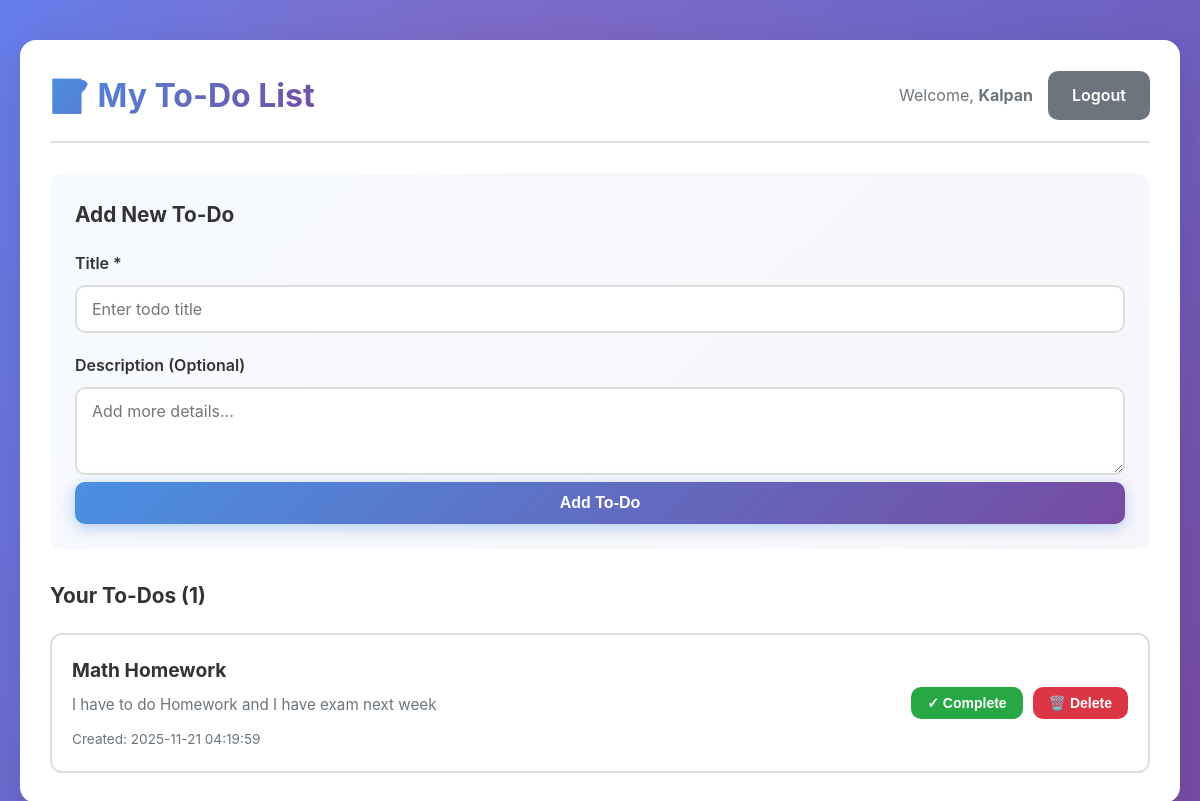
The app's page /dashboard.php (signed in) with its own data.
### tables this page shows
CREATE TABLE todos (
            id INTEGER PRIMARY KEY AUTOINCREMENT,
            user_id INTEGER NOT NULL,
            title TEXT NOT NULL,
            description TEXT,
            completed INTEGER DEFAULT 0,
            created_at DATETIME DEFAULT CURRENT_TIMESTAMP,
            FOREIGN KEY (user_id) REFERENCES users(id)
        );

### security.php (called while the page is built, shortened)
<?php
class Security {
    public static function escapeHTML($string) {
        return htmlspecialchars($string, ENT_QUOTES, 'UTF-8');
    }
}
?>

### database.php (called while the page is built, shortened)
<?php
class Database {
    private static $pdo = null;
    public static function getConnection() {
        if (self::$pdo === null) {
            try {
                self::$pdo = new PDO('sqlite:' . DB_FILE);
                self::$pdo->setAttribute(PDO::ATTR_ERRMODE, PDO::ERRMODE_EXCEPTION);
                self::$pdo->setAttribute(PDO::ATTR_EMULATE_PREPARES, false);
            } catch (PDOException $e) {
                die("Database connection failed: " . $e->getMessage());
            }
        }
        return self::$pdo;
    }
    public static function getTodos($userId) {
        $pdo = self::getConnection();
        $stmt = $pdo->prepare("SELECT * FROM todos WHERE user_id = :user_id ORDER BY created_at DESC");
        $stmt->execute([':user_id' => $userId]);
        return $stmt->fetchAll(PDO::FETCH_ASSOC);
    }
}
?>

### dashboard.php (the view, shortened to what this page needs)
<?php
require_once 'security.php';
require_once 'database.php';
$userId = $_SESSION['user_id'];
$username = $_SESSION['username'];
$todos = Database::getTodos($userId);
?>
<!DOCTYPE html>
<html lang="en">
<head>
    <link rel="stylesheet" href="styles.css">
</head>
<body>
    <div class="container">
        <div class="dashboard">
            <div class="header">
                <h1>📝 My To-Do List</h1>
                <div class="user-info">
                    <span>Welcome, <strong><?php echo Security::escapeHTML($username); ?></strong></span>
                    <a href="logout.php" class="btn btn-secondary">Logout</a>
                </div>
            </div>
            <div class="add-todo-section">
                <h2>Add New To-Do</h2>
                <form method="POST" action="" class="add-todo-form">
                    <div class="form-group">
                        <label for="title">Title *</label>
                        <input
                            type="text"
                            id="title"
                            name="title"
                            required
                            placeholder="Enter todo title"
                            maxlength="200">
                    </div>
                    <div class="form-group">
                        <label for="description">Description (Optional)</label>
                        <textarea
                            id="description"
                            name="description"
                            rows="3"
                            placeholder="Add more details..."
                            maxlength="500"></textarea>
                    </div>
                    <button type="submit" name="add_todo" class="btn btn-primary">Add To-Do</button>
                </form>
            </div>
            <div class="todo-list-section">
                <h2>Your To-Dos (<?php echo count($todos); ?>)</h2>
                <?php if (empty($todos)): ?>
                    <p class="no-todos">No todos yet! Add one above to get started.</p>
                <?php else: ?>
                    <div class="todo-list">
                        <?php foreach ($todos as $todo): ?>
                            <div class="todo-item <?php echo $todo['completed'] ? 'completed' : ''; ?>">
                                <div class="todo-content">
                                    <h3><?php echo Security::escapeHTML($todo['title']); ?></h3>
                                    <?php if (!empty($todo['description'])): ?>
                                        <p><?php echo Security::escapeHTML($todo['description']); ?></p>
                                    <?php endif; ?>
                                    <small class="todo-date">
                                        Created: <?php echo Security::escapeHTML($todo['created_at']); ?>
                                    </small>
                                </div>
                                <div class="todo-actions">
                                    <form method="POST" action="" style="display:inline;">
                                        <button
                                            type="submit"
                                            name="toggle_todo"
                                            class="btn btn-small btn-toggle"
                                            data-tooltip="<?php echo $todo['completed'] ? 'Mark as incomplete' : 'Mark as complete'; ?>">
                                            <?php echo $todo['completed'] ? '↩️ Undo' : '✓ Complete'; ?>
                                        </button>
                                    </form>
                                    <form method="POST" action="" style="display:inline;">
                                        <button
                                            type="submit"
                                            name="delete_todo"
                                            class="btn btn-small btn-danger"
                                            onclick="return confirm('Are you sure you want to delete this todo?');"
                                            data-tooltip="Delete this todo">
                                            🗑️ Delete
                                        </button>
                                    </form>
                                </div>
                            </div>
                        <?php endforeach; ?>
                    </div>
                <?php endif; ?>
            </div>
        </div>
    </div>
</body>
</html>

### styles.css (style rules this page uses)
:root { --primary-color: #4A90E2; --primary-dark: #357ABD; --secondary-color: #6c757d; --success-color: #28a745; --danger-color: #dc3545; --warning-color: #ffc107; --light-bg: #f8f9fa; --dark-text: #333; --border-color: #ddd; --shadow: 0 2px 8px rgba(0,0,0,0.1); --shadow-hover: 0 4px 12px rgba(0,0,0,0.15); }
* { margin: 0; padding: 0; box-sizing: border-box; }
body { font-family: -apple-system, BlinkMacSystemFont, 'Segoe UI', Roboto, 'Helvetica Neue', Arial, sans-serif; background: #000; min-height: 100vh; padding: 20px; color: var(--dark-text); line-height: 1.6; position: relative; overflow-x: hidden; }
body::before { content: ''; position: fixed; top: 0; left: 0; width: 100%; height: 100%; background: linear-gradient(135deg, #667eea 0%, #764ba2 100%); z-index: -3; }
body::after { content: ''; position: fixed; top: 0; left: 0; width: 100%; height: 100%; background: radial-gradient(circle at 20% 50%, rgba(102, 126, 234, 0.2) 0%, transparent 50%), radial-gradient(circle at 80% 80%, rgba(118, 75, 162, 0.2) 0%, transparent 50%), radial-gradient(circle at 40% 20%, rgba(237, 66, 100, 0.2) 0%, transparent 50%); z-index: -1; animation: particleFloat 20s ease-in-out infinite; }
.container { max-width: 1200px; margin: 0 auto; animation: fadeInUp 0.8s ease-out; }
.dashboard { background: white; padding: 30px; border-radius: 16px; box-shadow: 0 10px 40px rgba(0, 0, 0, 0.1); margin-top: 20px; animation: fadeInScale 0.6s ease-out; }
.header { display: flex; justify-content: space-between; align-items: center; margin-bottom: 30px; padding-bottom: 20px; border-bottom: 2px solid var(--border-color); animation: slideInLeft 0.8s ease-out; }
.header h1 { background: linear-gradient(135deg, var(--primary-color), #764ba2); -webkit-background-clip: text; -webkit-text-fill-color: transparent; background-clip: text; font-size: 2em; }
.user-info { display: flex; align-items: center; gap: 15px; animation: slideInRight 0.8s ease-out; }
.user-info span { color: var(--secondary-color); }
.form-group { margin-bottom: 20px; }
.form-group label { display: block; margin-bottom: 8px; font-weight: 600; color: var(--dark-text); transition: color 0.3s ease; }
.form-group input, .form-group textarea { width: 100%; padding: 12px 15px; border: 2px solid var(--border-color); border-radius: 10px; font-size: 16px; transition: all 0.3s ease; font-family: inherit; }
.btn { padding: 12px 24px; border: none; border-radius: 10px; font-size: 16px; font-weight: 600; cursor: pointer; transition: all 0.3s cubic-bezier(0.68, -0.55, 0.265, 1.55); text-decoration: none; display: inline-block; position: relative; overflow: hidden; }
.btn::before { content: ''; position: absolute; top: 50%; left: 50%; width: 0; height: 0; border-radius: 50%; background: rgba(255, 255, 255, 0.3); transform: translate(-50%, -50%); transition: width 0.6s, height 0.6s; }
.btn-primary { background: linear-gradient(135deg, var(--primary-color), #764ba2); color: white; width: 100%; box-shadow: 0 4px 15px rgba(74, 144, 226, 0.4); }
.btn-secondary { background-color: var(--secondary-color); color: white; }
.btn-danger { background-color: var(--danger-color); color: white; }
.btn-small { padding: 8px 16px; font-size: 14px; }
.btn-toggle { background-color: var(--success-color); color: white; }
.add-todo-section { background: linear-gradient(135deg, rgba(74, 144, 226, 0.05), rgba(118, 75, 162, 0.05)); padding: 25px; border-radius: 12px; margin-bottom: 30px; animation: fadeIn 0.8s ease-out; }
.add-todo-section h2 { margin-bottom: 20px; color: var(--dark-text); font-size: 1.3em; }
.add-todo-form .form-group:last-of-type { margin-bottom: 0; }
.todo-list-section h2 { margin-bottom: 20px; color: var(--dark-text); font-size: 1.3em; }
.todo-list { display: flex; flex-direction: column; gap: 15px; }
.todo-item { display: flex; justify-content: space-between; align-items: center; padding: 20px; border: 2px solid var(--border-color); border-radius: 12px; background-color: white; transition: all 0.3s ease; animation: slideInUp 0.5s ease-out; }
.todo-content { flex: 1; }
.todo-content h3 { margin-bottom: 8px; color: var(--dark-text); font-size: 1.2em; }
.todo-content p { margin-bottom: 8px; color: var(--secondary-color); font-size: 0.95em; }
.todo-date { color: var(--secondary-color); font-size: 0.85em; }
.todo-actions { display: flex; gap: 10px; flex-shrink: 0; }

### records on screen
todos: title "Math Homework", description "I have to do Homework and I have exam next week", created_at "2025-11-21 04:19:59", completed "✓ Complete"

### other values on screen
Security::escapeHTML($username) "Kalpan"
count($todos) "1"
